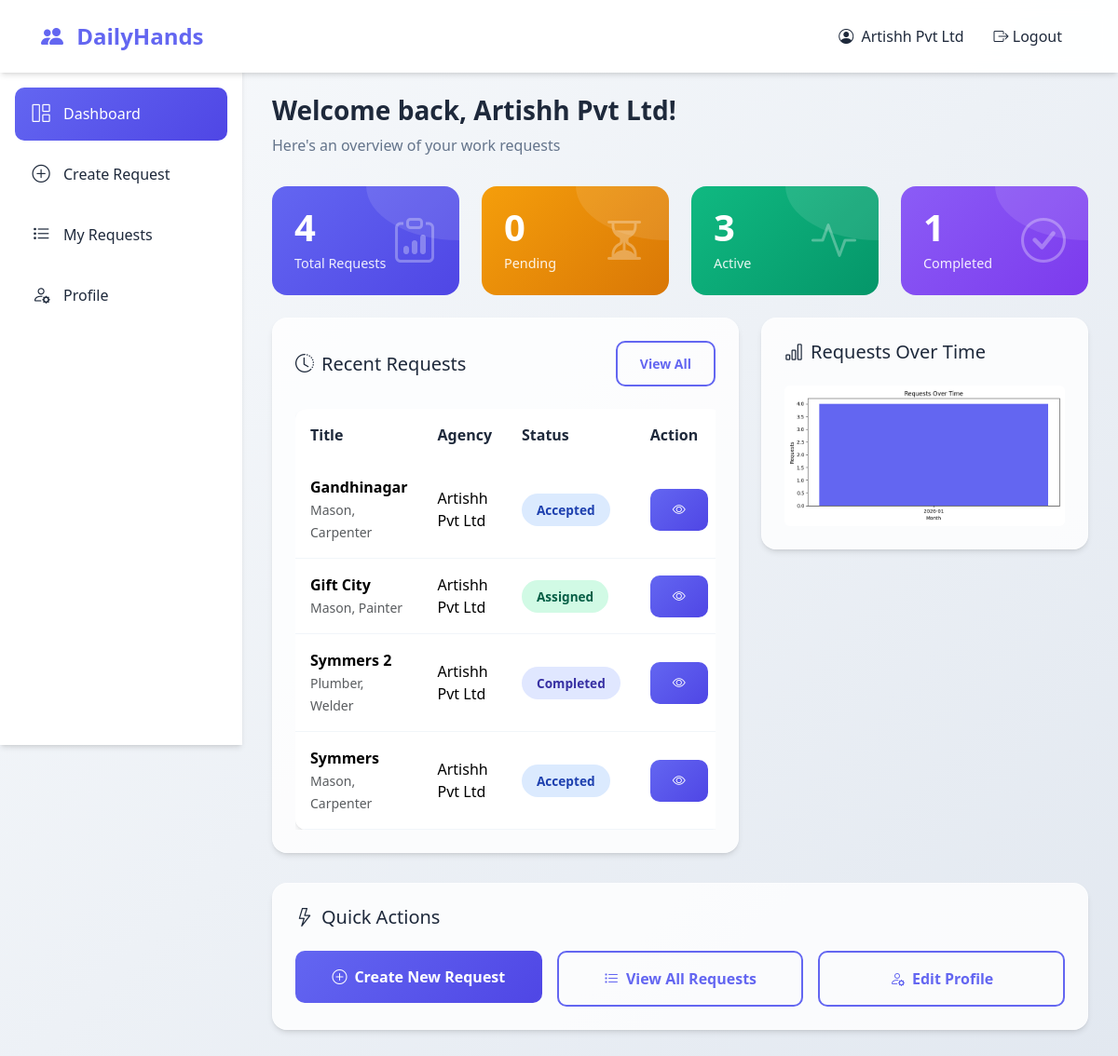
The page /contractor/dashboard (signed in) on the database its author committed.
### tables this page shows
CREATE TABLE agencies (
            id INTEGER PRIMARY KEY AUTOINCREMENT,
            name TEXT NOT NULL,
            email TEXT UNIQUE NOT NULL,
            password TEXT NOT NULL,
            phone TEXT,
            city TEXT NOT NULL,
            area TEXT,
            created_at TIMESTAMP DEFAULT CURRENT_TIMESTAMP
        );

CREATE TABLE work_requests (
            id INTEGER PRIMARY KEY AUTOINCREMENT,
            contractor_id INTEGER NOT NULL,
            agency_id INTEGER,
            title TEXT NOT NULL,
            description TEXT,
            worker_type TEXT NOT NULL,
            workers_needed INTEGER NOT NULL,
            expected_duration INTEGER NOT NULL,
            wage_per_day REAL NOT NULL,
            start_date DATE NOT NULL,
            city TEXT NOT NULL,
            status TEXT DEFAULT 'Pending',
            delay_days INTEGER DEFAULT 0,
            penalty_amount REAL DEFAULT 0,
            created_at TIMESTAMP DEFAULT CURRENT_TIMESTAMP,
            completed_at TIMESTAMP,
            FOREIGN KEY (contractor_id) REFERENCES users(id),
            FOREIGN KEY (agency_id) REFERENCES agencies(id)
        );

### app.py (the view)
@app.route('/contractor/dashboard')
@login_required(role='contractor')
def contractor_dashboard():
    conn = get_db()
    cursor = conn.cursor()
    user_id = session['user_id']
    cursor.execute("SELECT COUNT(*) as total FROM work_requests WHERE contractor_id = ?", (user_id,))
    total_requests = cursor.fetchone()['total']
    cursor.execute("SELECT COUNT(*) as pending FROM work_requests WHERE contractor_id = ? AND status = 'Pending'", (user_id,))
    pending = cursor.fetchone()['pending']
    cursor.execute("SELECT COUNT(*) as completed FROM work_requests WHERE contractor_id = ? AND status = 'Completed'", (user_id,))
    completed = cursor.fetchone()['completed']
    cursor.execute("SELECT COUNT(*) as active FROM work_requests WHERE contractor_id = ? AND status IN ('Accepted', 'Assigned')", (user_id,))
    active = cursor.fetchone()['active']
    cursor.execute("""
        SELECT wr.*, a.name as agency_name,
               (SELECT COUNT(*) FROM request_workers WHERE request_id = wr.id) as assigned_count
        FROM work_requests wr
        LEFT JOIN agencies a ON wr.agency_id = a.id
        WHERE wr.contractor_id = ?
        ORDER BY wr.created_at DESC LIMIT 5
    """, (user_id,))
    recent_requests = cursor.fetchall()
    conn.close()
    return render_template('contractor/dashboard.html',
                         total=total_requests, pending=pending,
                         completed=completed, active=active,
                         recent_requests=recent_requests)

### app.py (called while the page is built)
def get_db():
    conn = sqlite3.connect(DATABASE)
    conn.row_factory = sqlite3.Row
    return conn

def login_required(role=None):
    def decorator(f):
        @wraps(f)
        def decorated_function(*args, **kwargs):
            if 'user_id' not in session:
                return redirect(url_for('login'))
            if role and session.get('role') != role:
                return redirect(url_for('login'))
            return f(*args, **kwargs)
        return decorated_function
    return decorator

### templates/contractor/dashboard.html (shortened to what this page needs)
{% extends 'contractor/base.html' %}
{% block page_content %}
<div class="page-header animate-fade-in">
    <h1 class="page-title">Welcome back, {{ session.name }}!</h1>
    <p class="page-subtitle">Here's an overview of your work requests</p>
</div>
<div class="row g-4 mb-4">
    <div class="col-md-3 animate-fade-in" style="animation-delay: 0.1s;">
        <div class="stat-card">
            <div class="stat-number">{{ total }}</div>
            <div class="stat-label">Total Requests</div>
            <i class="bi bi-clipboard-data stat-icon"></i>
        </div>
    </div>
    <div class="col-md-3 animate-fade-in" style="animation-delay: 0.2s;">
        <div class="stat-card orange">
            <div class="stat-number">{{ pending }}</div>
            <div class="stat-label">Pending</div>
            <i class="bi bi-hourglass-split stat-icon"></i>
        </div>
    </div>
    <div class="col-md-3 animate-fade-in" style="animation-delay: 0.3s;">
        <div class="stat-card green">
            <div class="stat-number">{{ active }}</div>
            <div class="stat-label">Active</div>
            <i class="bi bi-activity stat-icon"></i>
        </div>
    </div>
    <div class="col-md-3 animate-fade-in" style="animation-delay: 0.4s;">
        <div class="stat-card" style="background: linear-gradient(135deg, #8b5cf6 0%, #7c3aed 100%);">
            <div class="stat-number">{{ completed }}</div>
            <div class="stat-label">Completed</div>
            <i class="bi bi-check-circle stat-icon"></i>
        </div>
    </div>
</div>
<div class="row g-4">
    <div class="col-lg-7 animate-fade-in" style="animation-delay: 0.5s;">
        <div class="glass-card p-4">
            <div class="d-flex justify-content-between align-items-center mb-4">
                <h5 class="mb-0"><i class="bi bi-clock-history me-2"></i>Recent Requests</h5>
                <a href="{{ url_for('contractor_requests') }}" class="btn btn-sm btn-outline-custom">View All</a>
            </div>
            {% if recent_requests %}
            <div class="table-responsive">
                <table class="table table-custom mb-0">
                    <thead>
                        <tr>
                            <th>Title</th>
                            <th>Agency</th>
                            <th>Status</th>
                            <th>Action</th>
                        </tr>
                    </thead>
                    <tbody>
                        {% for req in recent_requests %}
                        <tr>
                            <td>
                                <strong>{{ req.title }}</strong>
                                <br><small class="text-muted">{{ req.worker_type }}</small>
                            </td>
                            <td>{{ req.agency_name or 'Not assigned' }}</td>
                            <td>
                                <span class="status-badge status-{{ req.status|lower }}">{{ req.status }}</span>
                            </td>
                            <td>
                                <a href="{{ url_for('contractor_request_detail', request_id=req.id) }}" class="btn btn-sm btn-primary-custom">
                                    <i class="bi bi-eye"></i>
                                </a>
                            </td>
                        </tr>
                        {% endfor %}
                    </tbody>
                </table>
            </div>
            {% endif %}
        </div>
    </div>
    <div class="col-lg-5 animate-fade-in" style="animation-delay: 0.6s;">
        <div class="glass-card p-4">
            <h5 class="mb-4"><i class="bi bi-bar-chart me-2"></i>Requests Over Time</h5>
            <img src="{{ url_for('contractor_requests_graph') }}" alt="Requests Graph" class="img-fluid rounded" style="width: 100%;">
        </div>
    </div>
</div>
<div class="row g-4 mt-2">
    <div class="col-12 animate-fade-in" style="animation-delay: 0.7s;">
        <div class="glass-card p-4">
            <h5 class="mb-4"><i class="bi bi-lightning me-2"></i>Quick Actions</h5>
            <div class="row g-3">
                <div class="col-md-4">
                    <a href="{{ url_for('create_request') }}" class="btn btn-primary-custom w-100 py-3">
                        <i class="bi bi-plus-circle me-2"></i>Create New Request
                    </a>
                </div>
                <div class="col-md-4">
                    <a href="{{ url_for('contractor_requests') }}" class="btn btn-outline-custom w-100 py-3">
                        <i class="bi bi-list-task me-2"></i>View All Requests
                    </a>
                </div>
                <div class="col-md-4">
                    <a href="{{ url_for('contractor_profile') }}" class="btn btn-outline-custom w-100 py-3">
                        <i class="bi bi-person-gear me-2"></i>Edit Profile
                    </a>
                </div>
            </div>
        </div>
    </div>
</div>
{% endblock %}

### templates/contractor/base.html (shortened to what this page needs)
{% extends 'base.html' %}
{% block content %}
<nav class="navbar navbar-expand-lg navbar-custom fixed-top">
    <div class="container-fluid">
        <a class="navbar-brand" href="{{ url_for('contractor_dashboard') }}">
            <i class="bi bi-people-fill"></i> DailyHands
        </a>
        <div class="collapse navbar-collapse justify-content-end" id="navbarNav">
            <ul class="navbar-nav align-items-center">
                <li class="nav-item">
                    <span class="nav-link">
                        <i class="bi bi-person-circle me-1"></i> {{ session.name }}
                    </span>
                </li>
                <li class="nav-item">
                    <a class="nav-link text-danger" href="#" data-bs-toggle="modal" data-bs-target="#logoutModal">
                        <i class="bi bi-box-arrow-right"></i> Logout
                    </a>
                </li>
            </ul>
        </div>
    </div>
</nav>
<div class="sidebar" style="top: 70px;">
    <a href="{{ url_for('contractor_dashboard') }}" class="sidebar-link {% if request.endpoint == 'contractor_dashboard' %}active{% endif %}">
        <i class="bi bi-grid-1x2"></i> Dashboard
    </a>
    <a href="{{ url_for('create_request') }}" class="sidebar-link {% if request.endpoint == 'create_request' %}active{% endif %}">
        <i class="bi bi-plus-circle"></i> Create Request
    </a>
    <a href="{{ url_for('contractor_requests') }}" class="sidebar-link {% if request.endpoint == 'contractor_requests' %}active{% endif %}">
        <i class="bi bi-list-task"></i> My Requests
    </a>
    <a href="{{ url_for('contractor_profile') }}" class="sidebar-link {% if request.endpoint == 'contractor_profile' %}active{% endif %}">
        <i class="bi bi-person-gear"></i> Profile
    </a>
</div>
<div class="main-content" style="margin-top: 70px;">
    {% block page_content %}{% endblock %}
</div>
{% endblock %}

### templates/base.html (shortened to what this page needs)
<!DOCTYPE html>
<html lang="en">
<head>
    <link href="https://cdn.jsdelivr.net/npm/bootstrap@5.3.2/dist/css/bootstrap.min.css" rel="stylesheet">
    <link href="https://cdn.jsdelivr.net/npm/bootstrap-icons@1.11.1/font/bootstrap-icons.css" rel="stylesheet">
</head>
<body>
    {% block content %}{% endblock %}
</body>
</html>

### templates/base.html (style rules this page uses)
:root { --primary: #6366f1; --primary-light: #818cf8; --primary-dark: #4f46e5; --secondary: #f1f5f9; --accent: #10b981; --warning: #f59e0b; --danger: #ef4444; --text-dark: #1e293b; --text-muted: #64748b; --bg-light: #f8fafc; --card-bg: rgba(255, 255, 255, 0.8); --glass-border: rgba(255, 255, 255, 0.3); --shadow: 0 4px 6px -1px rgba(0, 0, 0, 0.1), 0 2px 4px -2px rgba(0, 0, 0, 0.1); --shadow-lg: 0 10px 15px -3px rgba(0, 0, 0, 0.1), 0 4px 6px -4px rgba(0, 0, 0, 0.1); }
* { margin: 0; padding: 0; box-sizing: border-box; }
body { font-family: 'Segoe UI', system-ui, -apple-system, sans-serif; background: linear-gradient(135deg, #f8fafc 0%, #e2e8f0 100%); min-height: 100vh; color: var(--text-dark); }
.animate-fade-in { animation: fadeInUp 0.5s ease-out forwards; }
.glass-card { background: var(--card-bg); backdrop-filter: blur(10px); border: 1px solid var(--glass-border); border-radius: 16px; box-shadow: var(--shadow); transition: all 0.3s ease; }
.navbar-custom { background: rgba(255, 255, 255, 0.95); backdrop-filter: blur(10px); box-shadow: var(--shadow); padding: 1rem 2rem; }
.navbar-brand { font-weight: 700; font-size: 1.5rem; color: var(--primary) !important; }
.navbar-brand i { margin-right: 8px; }
.nav-link { color: var(--text-dark) !important; font-weight: 500; padding: 0.5rem 1rem !important; border-radius: 8px; transition: all 0.3s ease; }
.sidebar { position: fixed; left: 0; top: 70px; width: 260px; height: calc(100vh - 70px); background: rgba(255, 255, 255, 0.95); backdrop-filter: blur(10px); box-shadow: var(--shadow); padding: 1.5rem 1rem; overflow-y: auto; z-index: 100; }
.sidebar-link { display: flex; align-items: center; padding: 0.875rem 1rem; color: var(--text-dark); text-decoration: none; border-radius: 10px; margin-bottom: 0.5rem; transition: all 0.3s ease; font-weight: 500; }
.sidebar-link i { font-size: 1.2rem; margin-right: 12px; width: 24px; text-align: center; }
.sidebar-link.active { background: linear-gradient(135deg, var(--primary) 0%, var(--primary-dark) 100%); color: white; }
.main-content { margin-left: 260px; padding: 2rem; min-height: calc(100vh - 70px); }
.stat-card { background: linear-gradient(135deg, var(--primary) 0%, var(--primary-dark) 100%); color: white; border-radius: 16px; padding: 1.5rem; position: relative; overflow: hidden; }
.stat-card::before { content: ''; position: absolute; top: -50%; right: -50%; width: 100%; height: 100%; background: rgba(255, 255, 255, 0.1); border-radius: 50%; }
.stat-card.green { background: linear-gradient(135deg, var(--accent) 0%, #059669 100%); }
.stat-card.orange { background: linear-gradient(135deg, var(--warning) 0%, #d97706 100%); }
.stat-number { font-size: 2.5rem; font-weight: 700; line-height: 1; }
.stat-label { font-size: 0.9rem; opacity: 0.9; margin-top: 0.5rem; }
.stat-icon { position: absolute; right: 1.5rem; top: 50%; transform: translateY(-50%); font-size: 3rem; opacity: 0.3; }
.btn-primary-custom { background: linear-gradient(135deg, var(--primary) 0%, var(--primary-dark) 100%); border: none; color: white; padding: 0.75rem 1.5rem; border-radius: 10px; font-weight: 600; transition: all 0.3s ease; }
.btn-outline-custom { border: 2px solid var(--primary); color: var(--primary); padding: 0.75rem 1.5rem; border-radius: 10px; font-weight: 600; background: transparent; transition: all 0.3s ease; }
.status-badge { padding: 0.5rem 1rem; border-radius: 20px; font-size: 0.85rem; font-weight: 600; }
.status-accepted { background: #dbeafe; color: #1e40af; }
.status-assigned { background: #d1fae5; color: #065f46; }
.status-completed { background: #e0e7ff; color: #3730a3; }
.table-custom { background: white; border-radius: 12px; overflow: hidden; box-shadow: var(--shadow); }
.table-custom thead { background: var(--secondary); }
.table-custom th { font-weight: 600; color: var(--text-dark); padding: 1rem; border: none; }
.table-custom td { padding: 1rem; vertical-align: middle; border-color: #f1f5f9; }
.page-header { margin-bottom: 2rem; }
.page-title { font-size: 1.75rem; font-weight: 700; color: var(--text-dark); }
.page-subtitle { color: var(--text-muted); margin-top: 0.25rem; }

### rows shown on the page
agencies: name "Artishh Pvt Ltd"
work_requests: title "Gandhinagar", worker_type "Mason, Carpenter", name "Artishh Pvt Ltd", status "Accepted"
work_requests: title "Gift City", worker_type "Mason, Painter", name "Artishh Pvt Ltd", status "Assigned"
work_requests: title "Symmers 2", worker_type "Plumber, Welder", name "Artishh Pvt Ltd", status "Completed"
work_requests: title "Symmers", worker_type "Mason, Carpenter", name "Artishh Pvt Ltd", status "Accepted"

### other values the page prints
{{ total }} "4"
{{ pending }} "0"
{{ active }} "3"
{{ completed }} "1"
